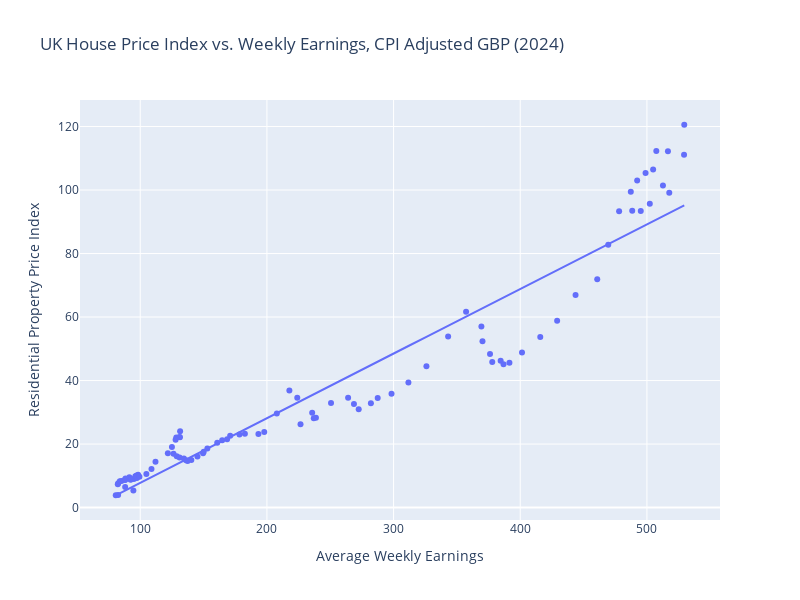

Source (notebook cell):
### Code cell
import seaborn as sns

fig = px.scatter(df,x='real_wages_gbp',y='real_prop_gbp',
              labels={
                  'real_wages_gbp':'Average Weekly Earnings',
                  'real_prop_gbp':'Residential Property Price Index'
              },
              width=800, height=600, trendline="ols",
              title='UK House Price Index vs. Weekly Earnings, CPI Adjusted GBP (2024)')

fig.update_layout(legend=dict(
    title='Region',
    yanchor="top",
    y=0.99,
    xanchor="left",
    x=0.01
))

fig.show()
